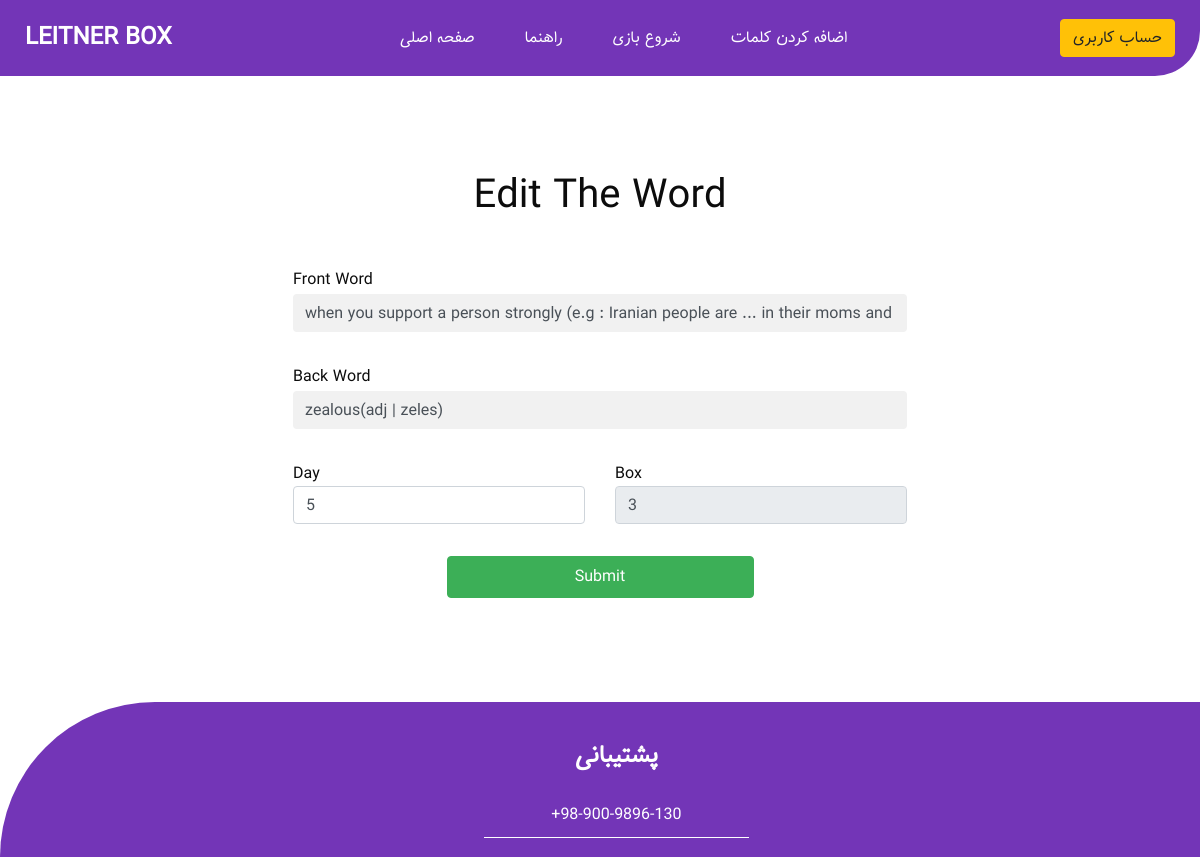
Page /play/edit_word/413/ on the earlier database version.
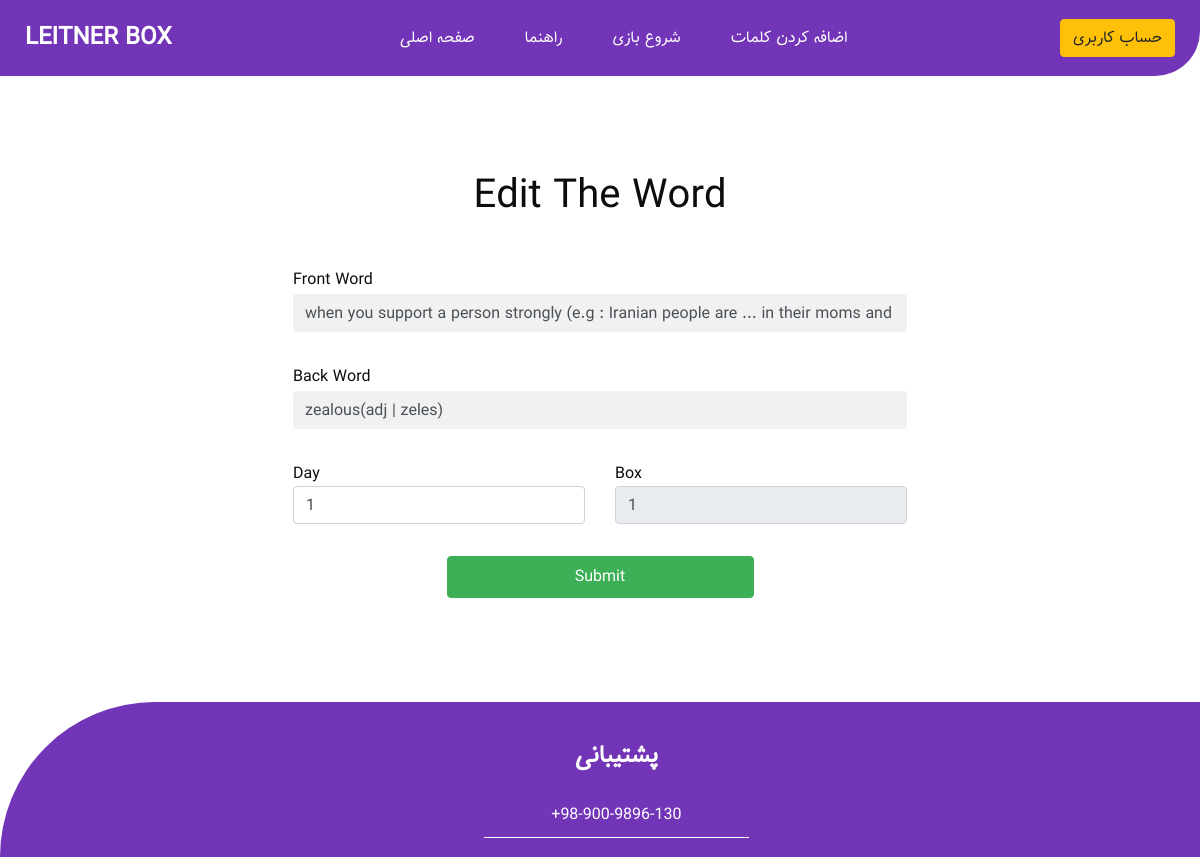
Same page on the later database version.
### Play_App/models.py (models this page shows, shortened)
class Word(models.Model):
    user = models.ForeignKey(MyUser, on_delete=models.CASCADE, verbose_name="کاربر")
    front_word = models.CharField(max_length=255, verbose_name="کلمه رو")
    back_word = models.CharField(max_length=255, verbose_name="کلمه پشت")
    created_at = models.DateTimeField(auto_now_add=True, verbose_name="تاریخ ایجاد")
    updated_at = models.DateTimeField(auto_now=True, verbose_name="تاریخ آخرین تغیر")
    last_reviewed = models.DateTimeField(auto_now=True, verbose_name="تاریخ آخرین بازی")
    box = models.IntegerField(default=1, verbose_name="جعبه")
    day = models.IntegerField(default=1, verbose_name="روز")
    is_correct = models.BooleanField(default=False, verbose_name="تصحیح")
    lock_time = models.DateTimeField(null=True, blank=True, verbose_name="زمان قفل شدن بازی")
    class Meta:
        verbose_name_plural = "کلمات"

### Play_App/views.py (the view, shortened to what this page needs)
# urls.py: path('edit_word/<int:id>/', views.edit_word, name='edit_word'),
def edit_word(request, id):
    word_info = get_object_or_404(Word, id=id)
    return render(request, 'Play_App/edit_word.html', {'word_info': word_info})

### Play_App/templates/Play_App/edit_word.html (shortened to what this page needs)
{% extends 'common.html' %}
{% load static %}
{% block body %}
  <div class="container-xxl py-5">
    <div class="container py-5 px-lg-5">
        <div class="wow fadeInUp" data-wow-delay="0.1s">
            <h1 class="text-center mb-5">Edit The Word</h1>
        </div>
        <div class="row justify-content-center">
            <div class="col-lg-7">
                <div class="wow fadeInUp" data-wow-delay="0.3s">
                    <form method="POST" action="{% url 'Play_App:edit_word' id=word_info.id %}">
                        <div class="row g-3">
                            <div class="col-12">
                                <div class="form-floating">
                                    Front Word
                                    <input name="front_word" type="text" class="form-control" id="front_word" value="{{ word_info.front_word }}" required>
                                </div>
                            </div>
                            <div class="col-12">
                                <div class="form-floating">
                                    Back Word
                                    <input name="back_word" type="text" class="form-control" id="back_word" value="{{ word_info.back_word }}" required>
                                </div>
                            </div>
                            <div class="col-6">
                                <div class="form-floating">
                                    Day
                                    <input name="day" type="number" class="form-control" id="back_word_day" value="{{ word_info.day }}" min="1" max="30" required>
                                </div>
                            </div>
                            <div class="col-6">
                                <div class="form-floating">
                                    Box
                                    <input name="box" type="number" class="form-control" id="back_word_box" value="{{ word_info.box }}" disabled>
                                </div>
                            </div>
                            <div class="col-12 d-flex justify-content-center">
                                <button id="submit-button" class="btn btn-success w-50 py-2" type="submit">Submit</button>
                            </div>
                        </div>
                    </form>
                </div>
            </div>
        </div>
    </div>
  </div>
{% endblock body %}

Differences in the rows shown:
changed Word "zealous(adj | zeles)": day "5" → "1"; box "3" → "1"
